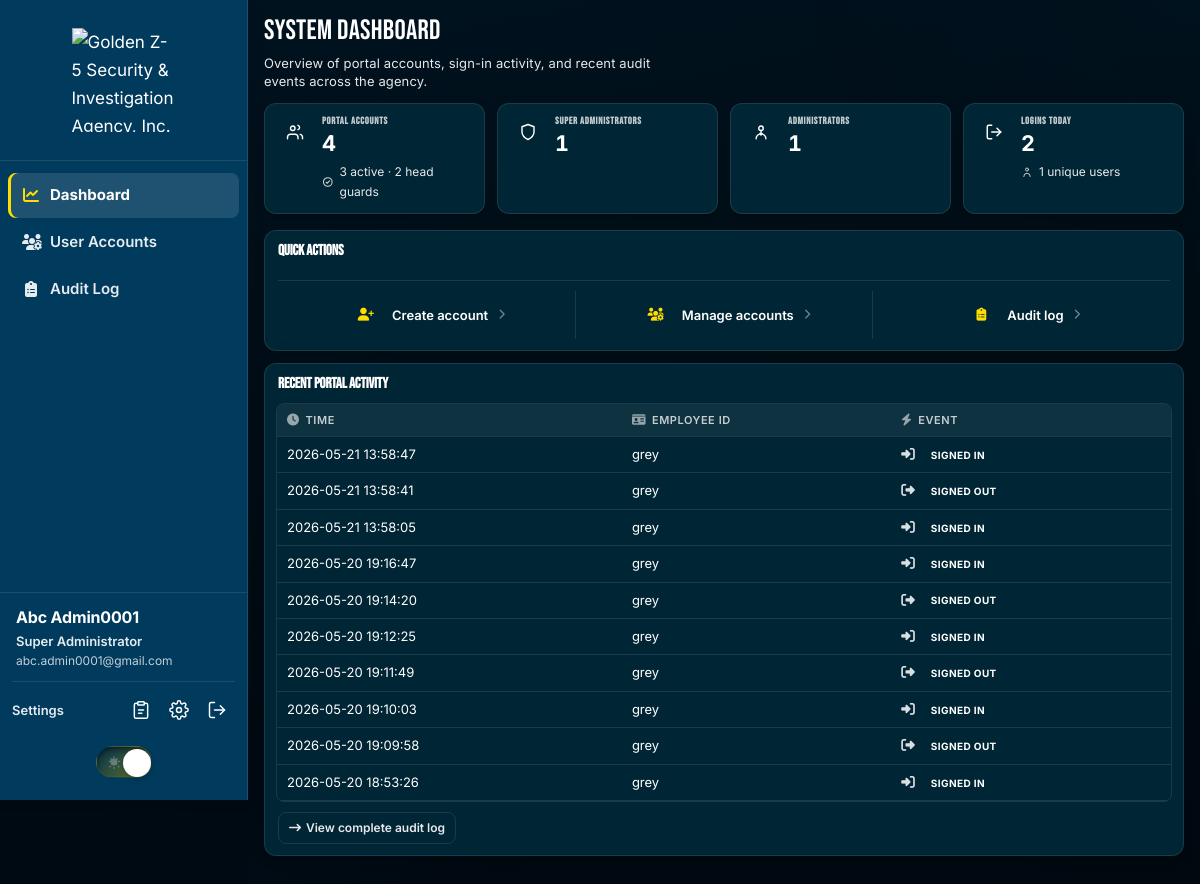
Before: /superadmin/dashboard.php (signed in) with the older database file.
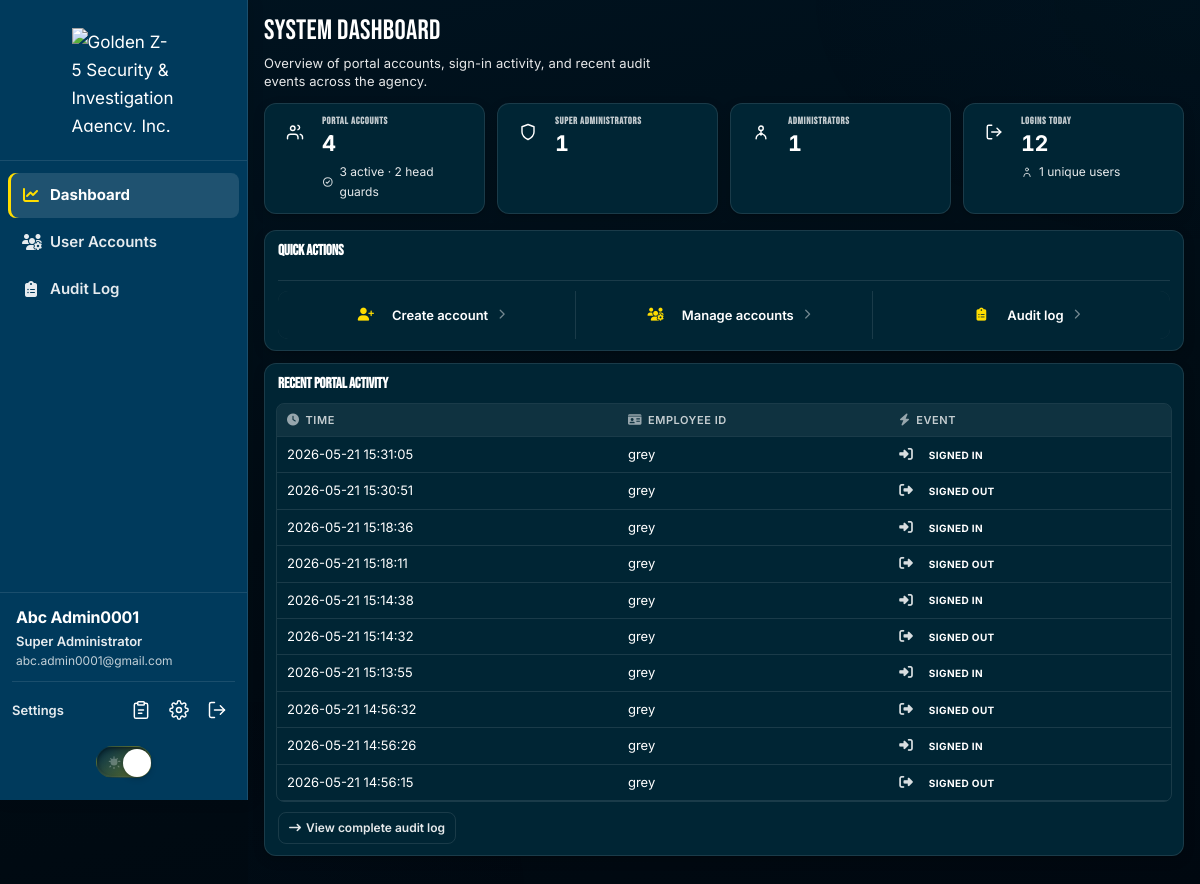
After: the same page with the newer database file.
### tables this page shows
CREATE TABLE `recording` (
  `id` int(10) UNSIGNED NOT NULL,
  `Company_ID` varchar(13) DEFAULT NULL,
  `actor_company_id` varchar(13) DEFAULT NULL,
  `Designation` varchar(64) DEFAULT NULL,
  `Event` varchar(20) NOT NULL COMMENT 'LOGIN|LOGOUT',
  `event_detail` varchar(255) DEFAULT NULL,
  `Time_Of_Event` datetime NOT NULL
);

### includes/security.php (called while the page is built, shortened)
<?php
function e(?string $value): string
{
    return htmlspecialchars($value ?? '', ENT_QUOTES | ENT_SUBSTITUTE, 'UTF-8');
}

### includes/superadmin_accountability.php (called while the page is built, shortened)
<?php
function recording_supports_audit_detail(mysqli $conn): bool
{
    $col = $conn->query("SHOW COLUMNS FROM recording LIKE 'event_detail'");
    $cached = $col && $col->num_rows > 0;
    return $cached;
}
function superadmin_event_label(string $event): string
{
    return match (strtoupper($event)) {
        'ACCOUNT_CREATED' => 'Account created',
        'ACCOUNT_UPDATED' => 'Account updated',
        'ACCOUNT_ENABLED' => 'Account activated',
        'ACCOUNT_DISABLED' => 'Account deactivated',
        'ACCOUNT_PASSWORD_RESET' => 'Access code reset',
        'ACCOUNT_ROLE_CHANGED' => 'Role changed',
        'LOGIN' => 'Signed in',
        'LOGOUT' => 'Signed out',
        default => $event,
    };
}
function superadmin_event_icon(string $event): string
{
    return match (strtoupper($event)) {
        'ACCOUNT_CREATED' => 'fa-user-plus',
        'ACCOUNT_UPDATED' => 'fa-pen-to-square',
        'ACCOUNT_ENABLED' => 'fa-user-check',
        'ACCOUNT_DISABLED' => 'fa-user-slash',
        'ACCOUNT_PASSWORD_RESET' => 'fa-key',
        'ACCOUNT_ROLE_CHANGED' => 'fa-user-shield',
        'LOGIN' => 'fa-right-to-bracket',
        'LOGOUT' => 'fa-right-from-bracket',
        default => 'fa-circle-info',
    };
}

### superadmin/dashboard.php (the view, shortened to what the changed rows need)
<?php
require_once __DIR__ . '/../config/app.php';
require_once __DIR__ . '/../includes/superadmin_accountability.php';
$loginsToday = 0;
$uniqueLoginsToday = 0;
$loginsResult = $conn->query(
    "SELECT COUNT(*) AS c FROM recording WHERE Event = 'LOGIN' AND DATE(Time_Of_Event) = CURDATE()"
);
if ($loginsResult) {
    $loginsToday = (int) $loginsResult->fetch_assoc()['c'];
}
$uniqueResult = $conn->query(
    "SELECT COUNT(DISTINCT Company_ID) AS c FROM recording
     WHERE Event = 'LOGIN' AND DATE(Time_Of_Event) = CURDATE() AND Company_ID IS NOT NULL"
);
if ($uniqueResult) {
    $uniqueLoginsToday = (int) $uniqueResult->fetch_assoc()['c'];
}
$recentAudit = [];
$auditSql = recording_supports_audit_detail($conn)
    ? 'SELECT Company_ID, Designation, Event, event_detail, Time_Of_Event FROM recording ORDER BY Time_Of_Event DESC LIMIT 10'
    : 'SELECT Company_ID, Designation, Event, Time_Of_Event FROM recording ORDER BY Time_Of_Event DESC LIMIT 10';
$auditResult = $conn->query($auditSql);
if ($auditResult) {
    while ($r = $auditResult->fetch_assoc()) {
        $recentAudit[] = $r;
    }
}
?>
<!DOCTYPE html>
<html lang="en">
<head>
</head>
<body class="light-mode superadmin-portal">
<?php require __DIR__ . '/../includes/superadmin_sidebar.php'; ?>
    <main class="app-main" id="main-content">
        <div class="sa-dashboard">
            <header class="page-header sa-dashboard__hero">
                <h1 class="page-title">System Dashboard</h1>
            </header>
            <section class="sa-dashboard__kpis" aria-labelledby="sa-dashboard-kpi-heading">
                <div class="stat-grid sa-stat-grid">
                    <article class="stat-card">
                        <div class="stat-body">
                            <h3 class="stat-label">Logins today</h3>
                            <p class="stat-value"><?= e((string) $loginsToday) ?></p>
                            <p class="stat-hint">
                                <svg viewBox="0 0 24 24" fill="none" stroke="currentColor" stroke-width="1.9" stroke-linecap="round" stroke-linejoin="round" aria-hidden="true">
                                    <circle cx="12" cy="7" r="3"></circle>
                                    <path d="M5.5 21a6.5 6.5 0 0 1 13 0"></path>
                                </svg>
                                <?= e((string) $uniqueLoginsToday) ?> unique users
                            </p>
                        </div>
                    </article>
                </div>
            </section>
            <section class="card-panel sa-panel sa-panel--toolbar" aria-labelledby="sa-dashboard-quick-heading">
                <div class="sa-panel__head">
                    <h2 id="sa-dashboard-quick-heading" class="panel-title sa-panel__title">Quick actions</h2>
                </div>
            </section>
        <section class="card-panel sa-panel" aria-labelledby="sa-dashboard-activity-heading">
            <h2 id="sa-dashboard-activity-heading" class="panel-title">Recent portal activity</h2>
            <?php if ($recentAudit === []): ?>
                <p class="empty-state"><i class="fa-solid fa-inbox" aria-hidden="true"></i>No audit events recorded yet.</p>
            <?php else: ?>
                <div class="data-table-wrap sa-table-wrap">
                    <table class="data-table">
                        <thead>
                            <tr>
                                <th><i class="fa-solid fa-clock th-icon" aria-hidden="true"></i>Time</th>
                                <th><i class="fa-solid fa-id-card th-icon" aria-hidden="true"></i>Employee ID</th>
                                <th><i class="fa-solid fa-bolt th-icon" aria-hidden="true"></i>Event</th>
                            </tr>
                        </thead>
                        <tbody>
                            <?php foreach ($recentAudit as $entry): ?>
                                <?php
                                $ev = strtoupper((string) ($entry['Event'] ?? ''));
                                $badgeClass = match ($ev) {
                                    'LOGOUT' => 'badge--logout',
                                    'LOGIN' => 'badge--login',
                                    default => 'badge--admin',
                                };
                                ?>
                                <tr>
                                    <td class="mono"><?= e((string) $entry['Time_Of_Event']) ?></td>
                                    <td class="mono"><?= e((string) ($entry['Company_ID'] ?? '—')) ?></td>
                                    <td>
                                        <span class="event-cell">
                                            <i class="fa-solid <?= e(superadmin_event_icon($ev)) ?>" aria-hidden="true"></i>
                                            <span class="badge <?= e($badgeClass) ?>"><?= e(superadmin_event_label($ev)) ?></span>
                                        </span>
                                    </td>
                                </tr>
                            <?php endforeach; ?>
                        </tbody>
                    </table>
                </div>
            <?php endif; ?>
        </section>
        </div>
    </main>
</div>
</body>
</html>

Changed rows visible on the page:
no longer on this page (row unchanged): recording: Time_Of_Event "2026-05-21 13:58:47", Company_ID "grey", Event "SIGNED IN"
no longer on this page (row unchanged): recording: Time_Of_Event "2026-05-21 13:58:41", Company_ID "grey", Event "SIGNED OUT"
no longer on this page (row unchanged): recording: Time_Of_Event "2026-05-21 13:58:05", Company_ID "grey", Event "SIGNED IN"
no longer on this page (row unchanged): recording: Time_Of_Event "2026-05-20 19:16:47", Company_ID "grey", Event "SIGNED IN"
no longer on this page (row unchanged): recording: Time_Of_Event "2026-05-20 19:14:20", Company_ID "grey", Event "SIGNED OUT"
no longer on this page (row unchanged): recording: Time_Of_Event "2026-05-20 19:12:25", Company_ID "grey", Event "SIGNED IN"
no longer on this page (row unchanged): recording: Time_Of_Event "2026-05-20 19:11:49", Company_ID "grey", Event "SIGNED OUT"
no longer on this page (row unchanged): recording: Time_Of_Event "2026-05-20 19:10:03", Company_ID "grey", Event "SIGNED IN"
no longer on this page (row unchanged): recording: Time_Of_Event "2026-05-20 19:09:58", Company_ID "grey", Event "SIGNED OUT"
no longer on this page (row unchanged): recording: Time_Of_Event "2026-05-20 18:53:26", Company_ID "grey", Event "SIGNED IN"
added recording: Time_Of_Event "2026-05-21 15:31:05", Company_ID "grey", Event "SIGNED IN"
added recording: Time_Of_Event "2026-05-21 15:30:51", Company_ID "grey", Event "SIGNED OUT"
added recording: Time_Of_Event "2026-05-21 15:18:36", Company_ID "grey", Event "SIGNED IN"
added recording: Time_Of_Event "2026-05-21 15:18:11", Company_ID "grey", Event "SIGNED OUT"
added recording: Time_Of_Event "2026-05-21 15:14:38", Company_ID "grey", Event "SIGNED IN"
added recording: Time_Of_Event "2026-05-21 15:14:32", Company_ID "grey", Event "SIGNED OUT"
added recording: Time_Of_Event "2026-05-21 15:13:55", Company_ID "grey", Event "SIGNED IN"
added recording: Time_Of_Event "2026-05-21 14:56:32", Company_ID "grey", Event "SIGNED OUT"
added recording: Time_Of_Event "2026-05-21 14:56:26", Company_ID "grey", Event "SIGNED IN"
added recording: Time_Of_Event "2026-05-21 14:56:15", Company_ID "grey", Event "SIGNED OUT"
Other visible differences:
$loginsToday: "2" → "12"
